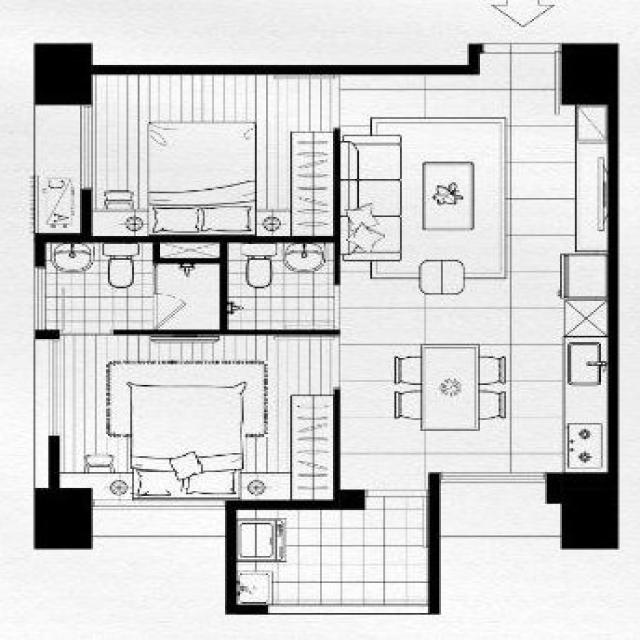
#> input picture data/images/FloorPlan-1-_JPG.rf.05308b7cc2382a58b99d62b005934ba2_flip.jpg, 640 x 640 px; its folder holds 4 pictures in this run
$ python check_image_order.py
#> lines starting #> are read from the running program, lines starting #| are printed output that depends on the picture
#!/usr/bin/env python3
"""
检查图片顺序和增强方式

帮助确认图片是否按照预期的顺序排列：
- 第 1-101 张：原始图片
- 第 102-202 张：镜像图片
- 第 203-303 张：旋转图片
"""

import os
import glob
import cv2
import numpy as np
from pathlib import Path


def check_if_flipped(img1, img2):
    """
    检查两张图片是否为镜像关系

    方法：将img2水平翻转后与img1比较相似度
    """
    if img1.shape != img2.shape:
        return False, 0.0

    # 水平翻转img2
    img2_flipped = cv2.flip(img2, 1)

    # 计算相似度（使用结构相似度）
    # 简化版：计算像素差异
    diff = np.abs(img1.astype(float) - img2_flipped.astype(float)).mean()
    similarity = 1.0 - (diff / 255.0)

    return similarity > 0.95, similarity


def check_if_rotated(img1, img2):
    """
    检查两张图片是否为旋转90度关系

    方法：将img2逆时针旋转90度后与img1比较
    """
    # 注意：旋转后尺寸会改变
    # 逆时针旋转90度 = 顺时针旋转270度
    img2_rotated = cv2.rotate(img2, cv2.ROTATE_90_COUNTERCLOCKWISE)

    # 检查尺寸是否匹配（旋转后宽高互换）
    if img1.shape[:2] != img2_rotated.shape[:2]:
        # 尝试调整大小
        img2_rotated = cv2.resize(img2_rotated, (img1.shape[1], img1.shape[0]))

    # 计算相似度
    diff = np.abs(img1.astype(float) - img2_rotated.astype(float)).mean()
    similarity = 1.0 - (diff / 255.0)

    return similarity > 0.95, similarity


def analyze_image_order(images_dir):
    """分析图片顺序和增强关系"""
#> called with images_dir = 'data/images'

    print("=" * 80)
    print("图片顺序和增强方式检查工具")
    print("=" * 80)
    print()

    # 获取所有图片
    image_files = sorted(glob.glob(os.path.join(images_dir, "*.jpg")))

    if not image_files:
        image_files = sorted(glob.glob(os.path.join(images_dir, "*.png")))

    total = len(image_files)
    print(f"找到图片总数: {total}")

    if total == 0:
        print("错误: 没有找到任何图片！")
        return

    if total != 303:
        print(f"⚠️  警告: 期望303张图片，实际找到{total}张")
        print()

    # 计算每组数量
    num_original = total // 3

    print(f"假设分组:")
    print(f"  原始图片: 第 1-{num_original} 张")
    print(f"  镜像图片: 第 {num_original+1}-{num_original*2} 张")
    print(f"  旋转图片: 第 {num_original*2+1}-{total} 张")
    print()

    # 显示示例文件名
    print("=" * 80)
    print("文件名示例")
    print("=" * 80)
    print(f"原始图片示例 (第1张): {Path(image_files[0]).name}")
    if num_original < total:
        print(f"镜像图片示例 (第{num_original+1}张): {Path(image_files[num_original]).name}")
    if num_original * 2 < total:
        print(f"旋转图片示例 (第{num_original*2+1}张): {Path(image_files[num_original*2]).name}")
    print()

    # 抽样验证增强关系
    print("=" * 80)
    print("验证增强关系 (抽样检查)")
    print("=" * 80)
    print("正在加载图片并比对...")
    print()

    # 检查前3对作为示例
    samples_to_check = min(3, num_original)

    for i in range(samples_to_check):
        original_idx = i
        flipped_idx = i + num_original
        rotated_idx = i + num_original * 2

        if rotated_idx >= total:
            break

        print(f"检查组 {i+1}:")
        print(f"  原始: {Path(image_files[original_idx]).name}")

        # 读取图片
        try:
            img_original = cv2.imread(image_files[original_idx])
#> img_original is the input picture: shape (640, 640, 3); min 0, max 255, mean 210.1
            img_flipped = cv2.imread(image_files[flipped_idx])
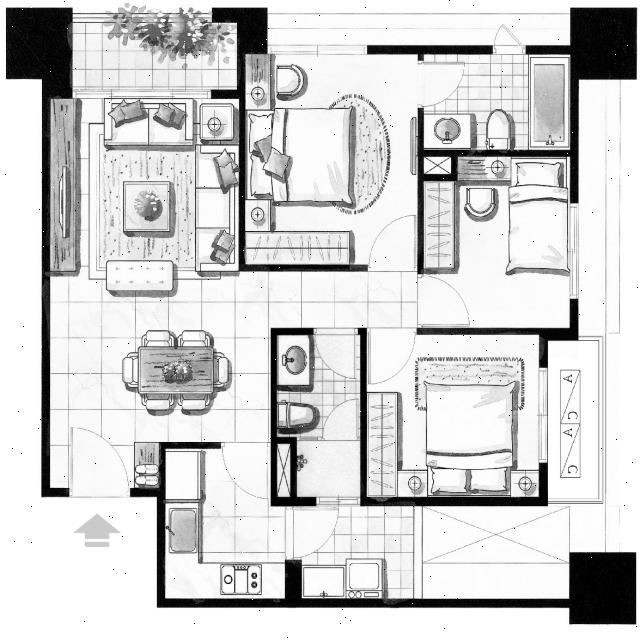
#> input picture data/images/FloorPlan-13-_jpg.rf.4b2a78e5bdbeb409e7768b8b89acf665_flip.jpg, 640 x 640 px
#> img_flipped is the input picture: shape (640, 640, 3); min 0, max 255, mean 209
            img_rotated = cv2.imread(image_files[rotated_idx])
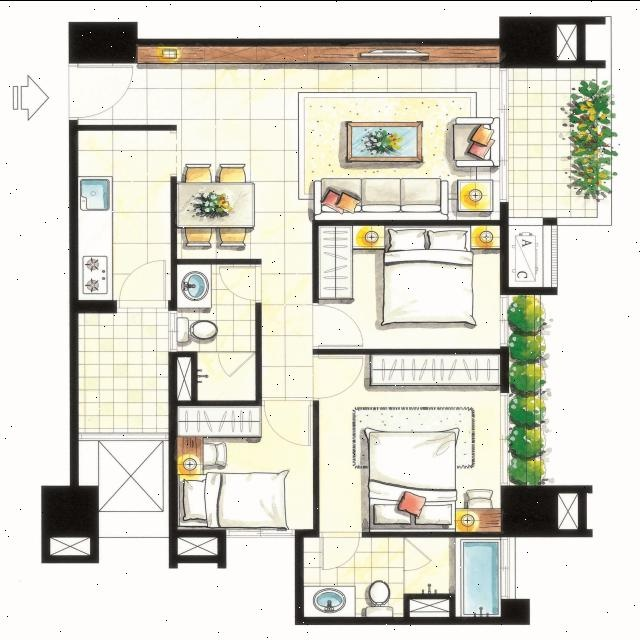
#> input picture data/images/FloorPlan-14-_jpg.rf.55f340acdab41f907a9a7583b9b78fca_flip.jpg, 640 x 640 px
#> img_rotated is the input picture: shape (640, 640, 3); mean B, G, R 204.9, 216.2, 217.7

            if img_original is None or img_flipped is None or img_rotated is None:
                print("  ⚠️  无法读取图片")
                continue

            # 检查镜像关系
            print(f"  镜像: {Path(image_files[flipped_idx]).name}")
            is_flip, flip_sim = check_if_flipped(img_original, img_flipped)
#> in check_if_flipped, `img2_flipped = cv2.flip(img2, 1)`:
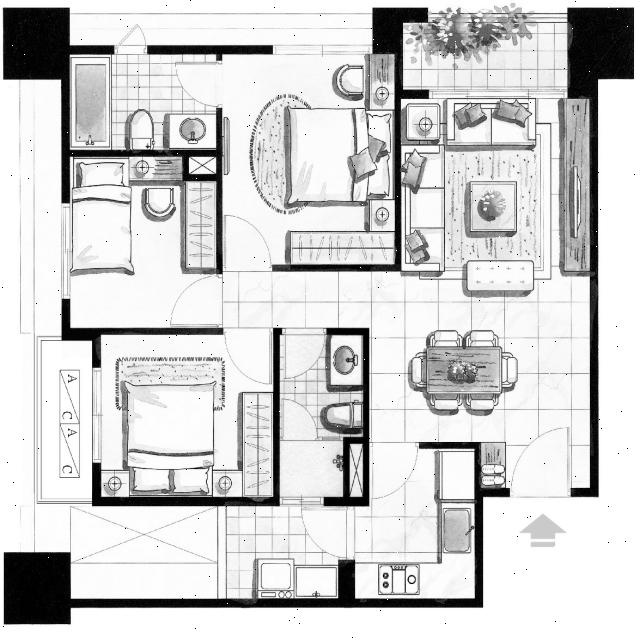
#> img2_flipped: shape (640, 640, 3); min 0, max 255, mean 209
#> in check_if_flipped, `diff = np.abs(img1.astype(float) - img2_flipped.astype(float)).mean()`: diff = 61.38
#> in check_if_flipped, `similarity = 1.0 - (diff / 255.0)`: similarity = 0.759
#> is_flip = False; flip_sim = 0.759
            if is_flip:
                print(f"    ✓ 确认为镜像关系 (相似度: {flip_sim:.3f})")
            else:
                print(f"    ✗ 不是镜像关系 (相似度: {flip_sim:.3f})")
#|     ✗ 不是镜像关系 (相似度: 0.759)
                print(f"    ⚠️  这可能表示图片顺序不正确！")

            # 检查旋转关系
            print(f"  旋转: {Path(image_files[rotated_idx]).name}")
            is_rot, rot_sim = check_if_rotated(img_original, img_rotated)
#> in check_if_rotated, `img2_rotated = cv2.rotate(img2, cv2.ROTATE_90_COUNTERCLOCKWISE)`:
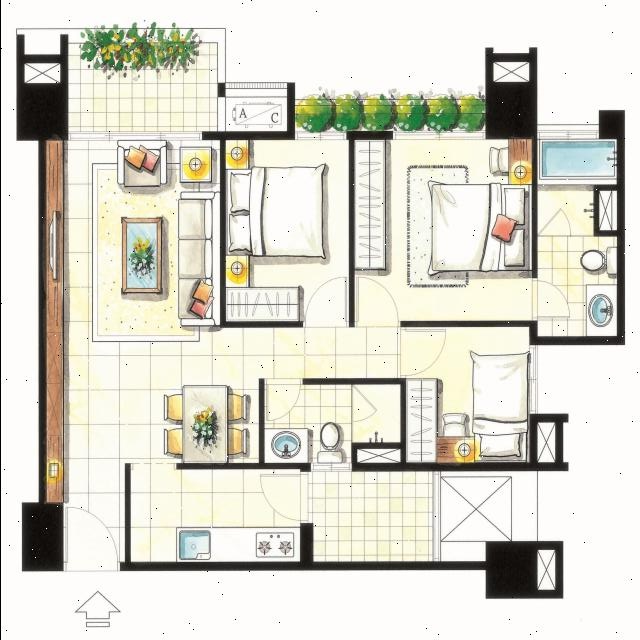
#> img2_rotated: shape (640, 640, 3); mean B, G, R 204.9, 216.2, 217.7
#> in check_if_rotated, `diff = np.abs(img1.astype(float) - img2_rotated.astype(float)).mean()`: diff = 59.56
#> in check_if_rotated, `similarity = 1.0 - (diff / 255.0)`: similarity = 0.766
#> is_rot = False; rot_sim = 0.766
            if is_rot:
                print(f"    ✓ 确认为旋转90度关系 (相似度: {rot_sim:.3f})")
            else:
                print(f"    ✗ 不是旋转90度关系 (相似度: {rot_sim:.3f})")
#|     ✗ 不是旋转90度关系 (相似度: 0.766)
                print(f"    ⚠️  这可能表示图片顺序不正确！")

            print()

        except Exception as e:
            print(f"  ✗ 检查失败: {e}")
            print()

    print("=" * 80)
    print("总结")
    print("=" * 80)
    print()
    print("如果上述检查显示:")
    print("  ✓ 镜像和旋转关系都正确 → 可以安全使用自动标注生成脚本")
    print("  ✗ 关系不正确 → 需要重新整理图片顺序或修改脚本逻辑")
    print()
    print("提示:")
    print("  1. 如果图片顺序不对，请重新组织图片文件")
    print("  2. 确保文件名按预期排序（可使用编号前缀）")
    print("  3. 如果增强方式不同（如右旋转90度），需要修改脚本的变换函数")


def list_all_images(images_dir, output_file=None):
    """列出所有图片及其索引"""

    image_files = sorted(glob.glob(os.path.join(images_dir, "*.jpg")))
    if not image_files:
        image_files = sorted(glob.glob(os.path.join(images_dir, "*.png")))

    print("=" * 80)
    print("所有图片列表")
    print("=" * 80)

    for i, img_path in enumerate(image_files, 1):
        line = f"{i:3d}. {Path(img_path).name}"
        print(line)

        if output_file:
            with open(output_file, 'a', encoding='utf-8') as f:
                f.write(line + '\n')

    if output_file:
        print()
        print(f"列表已保存到: {output_file}")


def main():
    """主函数"""
    import argparse

    parser = argparse.ArgumentParser(description='检查图片顺序和增强方式')
    parser.add_argument('--images-dir', type=str, default='data/images',
                        help='图片目录路径')
    parser.add_argument('--list-all', action='store_true',
                        help='列出所有图片及其索引')
    parser.add_argument('--output', type=str,
                        help='输出列表到文件')

    args = parser.parse_args()

    if not os.path.exists(args.images_dir):
        print(f"错误: 图片目录不存在: {args.images_dir}")
        return

    if args.list_all:
        list_all_images(args.images_dir, args.output)
    else:
        analyze_image_order(args.images_dir)


if __name__ == '__main__':
    main()
